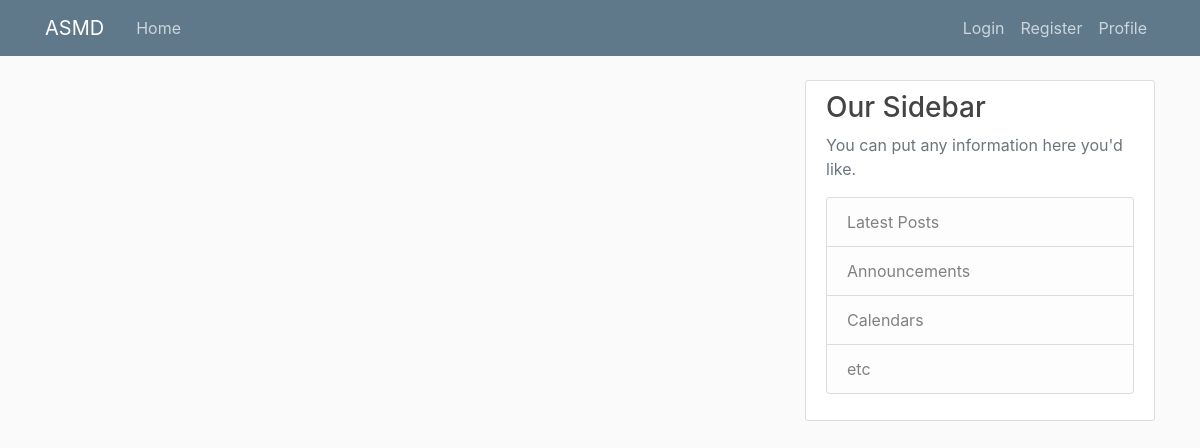
The page /asmdapp/ on the database as committed earlier.
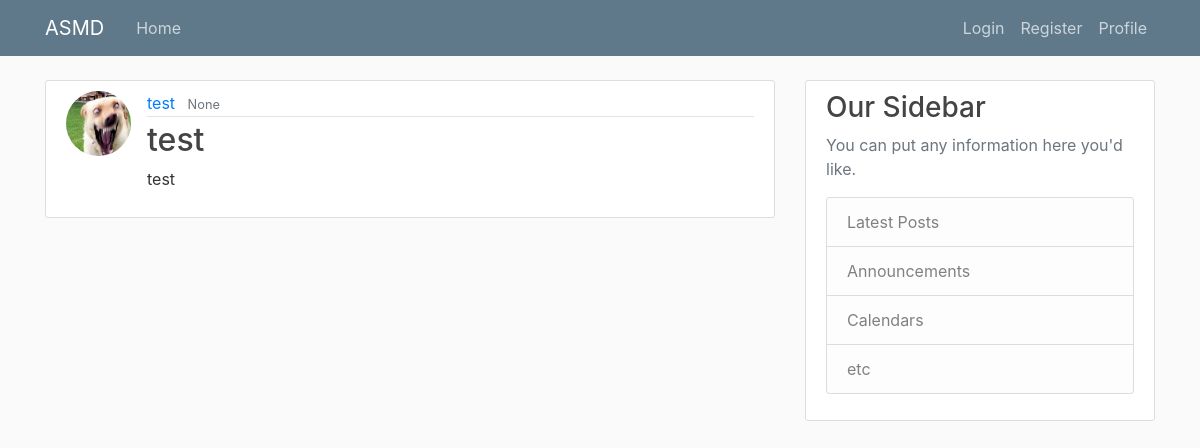
The same page on the database as committed later.
### asmdapp/models.py (models this page shows)
class LearningModel(models.Model):
    user = models.ForeignKey(User, on_delete=models.CASCADE)
    name = models.CharField(max_length=100)
    date_created = models.DateTimeField(default=timezone.now)

### users/models.py (models this page shows, shortened)
class Profile(models.Model):
    user = models.OneToOneField(User, on_delete=models.CASCADE)
    image = models.ImageField(default='default.jpg', upload_to='profile_pics')

### asmdapp/views.py (the view)
# urls.py: path('', views.index, name='index')
def index(request):
    context = {
        'models': LearningModel.objects.all()
    }
    return render(
        request,
        'asmdapp/index.html',
        context
    )

### asmdapp/templates/asmdapp/index.html
{% extends "asmdapp/base.html" %}
{% block content %}
    {% for model in models %}
        <article class="media content-section">
        <img class="rounded-circle article-img" src = "{{ model.user.profile.image.url }}">
          <div class="media-body">
            <div class="article-metadata">
              <a class="mr-2" href="#">{{ model.name }}</a>
              <small class="text-muted">{{ model.date_created }}</small>
            </div>
            <h2><a class="article-title" href="#">{{ model.name }}</a></h2>
            <p class="article-content">{{ model.name }}</p>
          </div>
        </article>
    {% endfor %}
{% endblock content %}

### asmdapp/templates/asmdapp/base.html (shortened to what this page needs)
{% load static %}
<!DOCTYPE html>
<html>
<head>
    <link rel="stylesheet" href="https://stackpath.bootstrapcdn.com/bootstrap/4.4.1/css/bootstrap.min.css">
    <link rel="stylesheet" type="text/css" href="{% static 'asmdapp/main.css' %}">
</head>
<body>
    <header class="site-header">
      <nav class="navbar navbar-expand-md navbar-dark bg-steel fixed-top">
        <div class="container">
          <a class="navbar-brand mr-4" href="{% url 'index' %}">ASMD</a>
          <div class="collapse navbar-collapse" id="navbarToggle">
            <div class="navbar-nav mr-auto">
              <a class="nav-item nav-link" href="{% url 'index' %}">Home</a>
            </div>
            <div class="navbar-nav">
              <a class="nav-item nav-link" href="{% url 'login' %}">Login</a>
              <a class="nav-item nav-link" href="{% url 'register' %}">Register</a>
                <a class="nav-item nav-link" href="{% url 'profile' %}">Profile</a>
            </div>
          </div>
        </div>
      </nav>
    </header>
    <main role="main" class="container">
      <div class="row">
        <div class="col-md-8">
          {% block content %}{% endblock %}
        </div>
        <div class="col-md-4">
          <div class="content-section">
            <h3>Our Sidebar</h3>
            <p class='text-muted'>You can put any information here you'd like.
              <ul class="list-group">
                <li class="list-group-item list-group-item-light">Latest Posts</li>
                <li class="list-group-item list-group-item-light">Announcements</li>
                <li class="list-group-item list-group-item-light">Calendars</li>
                <li class="list-group-item list-group-item-light">etc</li>
              </ul>
            </p>
          </div>
        </div>
      </div>
    </main>
   </body>
</html>

### asmdapp/static/asmdapp/main.css (style rules this page uses)
body { background: #fafafa; color: #333333; margin-top: 5rem; }
h1, h2, h3, h4, h5, h6 { color: #444444; }
ul { margin: 0; }
.bg-steel { background-color: #5f788a; }
.site-header .navbar-nav .nav-link { color: #cbd5db; }
.content-section { background: #ffffff; padding: 10px 20px; border: 1px solid #dddddd; border-radius: 3px; margin-bottom: 20px; }
.article-title { color: #444444; }
.article-content { white-space: pre-line; }
.article-img { height: 65px; width: 65px; margin-right: 16px; }
.article-metadata { padding-bottom: 1px; margin-bottom: 4px; border-bottom: 1px solid #e3e3e3 }

Rows that differ between the two databases and show on the page:
added LearningModel: user.profile.image (picture), name "test", date_created "None"
